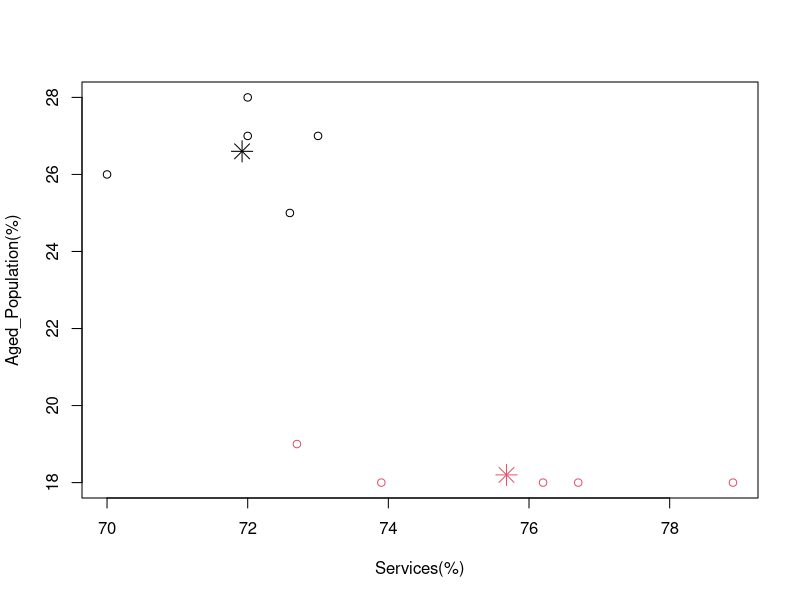

Write the R code that produced this figure.
library(crayon)


cat(blue$bold("cluster"))

countries = read.csv('i0countries_data.csv')
'head(countries)='; head(countries)

var = as.character(countries$countries)
for(i in 1: 10) dimnames(countries)[[1]][i] = var[i]
countries = countries[,2:3]
names(countries) = c("Services(%)", "Aged_Population(%)")
head(countries)

my.km <- kmeans(countries, center = 2)
my.km$center
head(my.km$cluster)

plot(countries, col = my.km$cluster)
points(my.km$centers, col=1:2, pch =8, cex=2)